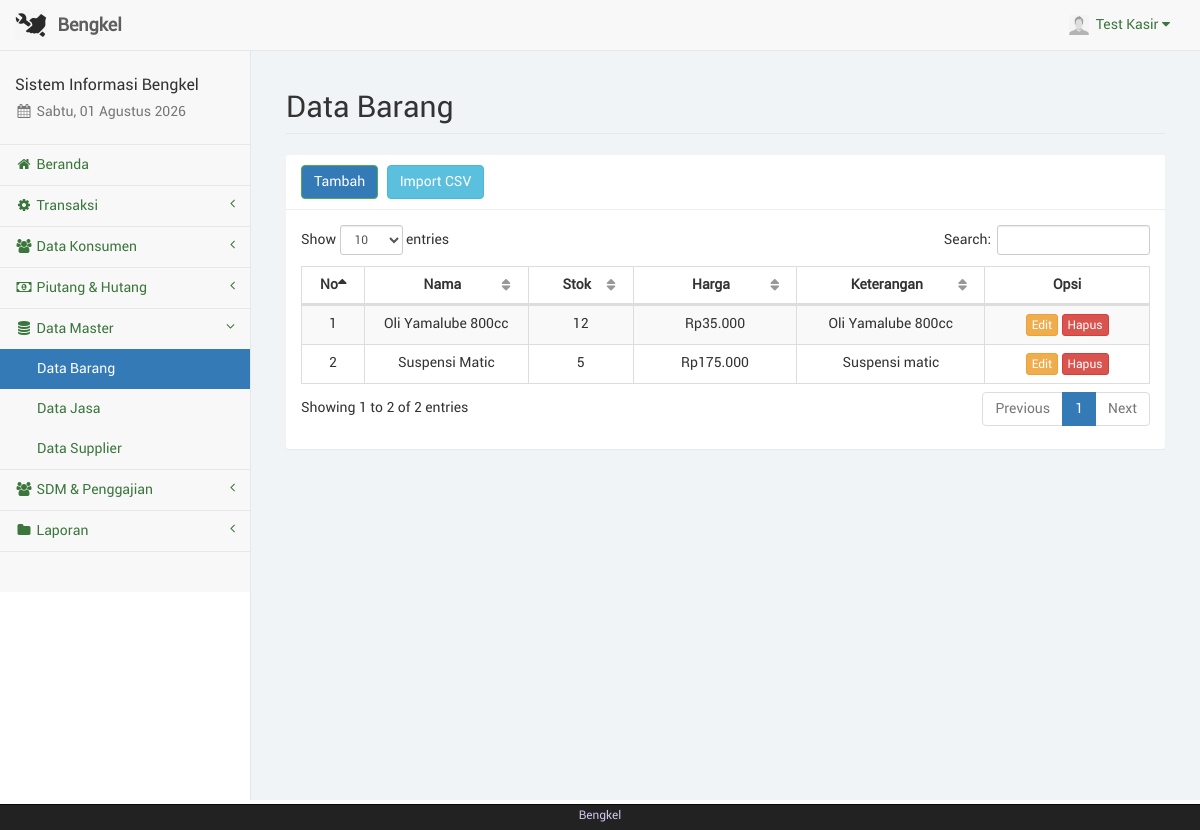
/kasir/barang.php (signed in), run on the app's committed database.
### tables this page shows
CREATE TABLE IF NOT EXISTS `kasir` (
  `id_kasir` int(11) NOT NULL,
  `nama_kasir` varchar(50) NOT NULL,
  `telp_kasir` varchar(20) NOT NULL,
  `user_kasir` varchar(50) NOT NULL,
  `pass_kasir` varchar(100) NOT NULL,
  `foto_kasir` text NOT NULL,
  `id_adm` int(11) NOT NULL
);

CREATE TABLE IF NOT EXISTS `barangjasa` (
  `id_brg` int(11) NOT NULL,
  `nama` varchar(100) NOT NULL,
  `jenis` varchar(20) NOT NULL,
  `stok` varchar(10) NOT NULL,
  `harga` varchar(20) NOT NULL,
  `keterangan` text NOT NULL,
  `id_adm` int(11) NOT NULL
);

### kasir/sess_check.php (called while the page is built, shortened)
<?php
	$chk_sess = isset($_SESSION['kasir']) ? (int)$_SESSION['kasir'] : 0;
	include("dist/config/koneksi.php");
	$sql_sess = "SELECT * FROM kasir WHERE id_kasir='$chk_sess'";
	$ress_sess = mysqli_query($conn, $sql_sess);
	$row_sess = mysqli_fetch_array($ress_sess);
	$sess_kasirname = $row_sess['nama_kasir'];
	$sess_kasirfoto = $row_sess['foto_kasir'];
?>

### kasir/dist/function/format_rupiah.php (called while the page is built, shortened)
<?php
	function format_rupiah($rp) {
		$jumlah = number_format($rp, 0, ",", ".");
		$rupiah = "Rp". $jumlah;
		return $rupiah;
	}
?>

### kasir/barang.php (the view, shortened to what this page needs)
<?php
	include("sess_check.php");
	$pagedesc = "Data Barang";
	include("layout_top.php");
	include("dist/function/format_rupiah.php");
?>
		<div id="page-wrapper">
            <div class="container-fluid">
                <div class="row">
                    <div class="col-lg-12">
                        <h1 class="page-header">Data Barang</h1>
                    </div>
                </div>
				<div class="row">
					<div class="col-lg-12"><?php include("layout_alert.php"); ?></div>
				</div>
				<div class="row">
					<div class="col-lg-12">
						<div class="panel panel-default">
							<div class="panel-heading">
								<a href="barang_tambah.php" class="btn btn-success">Tambah</a>
								<a href="barang_import.php" class="btn btn-info" style="margin-left:5px">Import CSV</a>
							</div>
							<div class="panel-body">
								<table class="table table-striped table-bordered table-hover" id="tabel-data">
									<thead>
										<tr>
											<th width="1%">No</th>
											<th width="10%">Nama</th>
											<th width="5%">Stok</th>
											<th width="10%">Harga</th>
											<th width="10%">Keterangan</th>
											<th width="10%">Opsi</th>
										</tr>
									</thead>
									<tbody>
										<?php
											$i = 1;
											$sql = "SELECT * FROM barangjasa WHERE jenis='barang' ORDER BY nama ASC";
											$ress = mysqli_query($conn, $sql);
											while($data = mysqli_fetch_array($ress)) {
												echo '<tr>';
												echo '<td class="text-center">'. $i .'</td>';
												echo '<td class="text-center">'. htmlspecialchars($data['nama']) .'</td>';
												echo '<td class="text-center">'. htmlspecialchars($data['stok']) .'</td>';
												echo '<td class="text-center">'. format_rupiah($data['harga']) .'</td>';
												echo '<td class="text-center">'. htmlspecialchars($data['keterangan']) .'</td>';
												echo '<td class="text-center">
													  <a href="barang_edit.php?brg='. $data['id_brg'] .'" class="btn btn-warning btn-xs">Edit</a>';?>
													  <a href="barang_hapus.php?brg=<?php echo $data['id_brg'];?>" onclick="return confirm('Apakah anda yakin akan menghapus <?php echo htmlspecialchars($data['nama']);?>?');" class="btn btn-danger btn-xs">Hapus</a></td>
												<?php
												echo '</tr>';
												$i++;
											}
										?>
									</tbody>
								</table>
							</div>
						</div>
					</div>
				</div>
            </div>
        </div>
<?php
		include("layout_bottom.php");
	?>

### kasir/layout_top.php (shortened to what this page needs)
<?php
	$haries = array("Sunday" => "Minggu", "Monday" => "Senin", "Tuesday" => "Selasa", "Wednesday" => "Rabu", "Thursday" => "Kamis", "Friday" => "Jum'at", "Saturday" => "Sabtu");
	$bulans = array("", "Januari", "Februari", "Maret", "April", "Mei", "Juni", "Juli", "Agustus", "September", "Oktober", "November", "Desember");
	$hari_ini = $haries[date("l")];
	$bulan_ini = $bulans[date("n")];
	$tanggal = date("d");
	$tahun = date("Y");
?>
<!DOCTYPE html>
<html lang="en">
<head>
	<link href="libs/bootstrap/dist/css/bootstrap.min.css" rel="stylesheet">
	<link href="libs/metisMenu/dist/metisMenu.min.css" rel="stylesheet">
    <link href="libs/datatables-plugins/integration/bootstrap/3/dataTables.bootstrap.css" rel="stylesheet">
    <link href="libs/datatables-responsive/css/dataTables.responsive.css" rel="stylesheet">
	<link href="dist/css/sb-admin-2.css" rel="stylesheet">
	<link href="dist/css/offline-font.css" rel="stylesheet">
	<link href="dist/css/custom.css" rel="stylesheet">
	<link href="libs/font-awesome/css/font-awesome.min.css" rel="stylesheet" type="text/css">
</head>
<body>
    <div id="wrapper">
        <nav class="navbar navbar-default navbar-static-top" role="navigation" style="margin-bottom: 0">
            <div class="navbar-header">
				<a class="navbar-brand hidden-xs" href="index.php">
					<img src="foto/logo.png" alt="brand" width="32" class="float-left image-brand">
					<div class="float-right">&nbsp;<strong>Bengkel</strong></div>
				</a>
			</div>
            <ul class="nav navbar-top-links navbar-right">
				<li class="dropdown dropdown-right">
					<a class="dropdown-toggle" data-toggle="dropdown" href="#">
						<img src="../foto/<?php echo $sess_kasirfoto;?>" width="20px" height="20px" padding="0px">&nbsp;&nbsp;<?php echo ucfirst($sess_kasirname); ?>&nbsp;<i class="fa fa-caret-down"></i>
					</a>
				</li>
			</ul>
            <div class="navbar-default sidebar" role="navigation">
                <div class="sidebar-nav navbar-collapse">
                    <ul class="nav" id="side-menu">
                        <li class="sidebar-search">
							<h4>Sistem Informasi Bengkel</h4>
							<h5 class="text-muted"><i class="fa fa-calendar fa-fw"></i>&nbsp;<?php echo $hari_ini.", ".$tanggal." ".$bulan_ini." ".$tahun ?></h5>
						</li>
						<?php
							if($pagedesc == "Beranda") {
								echo '<li><a href="index.php" class="active"><i class="fa fa-home fa-fw"></i>&nbsp;Beranda</a></li>';
							}
							else {
								echo '<li><a href="index.php"><i class="fa fa-home fa-fw"></i>&nbsp;Beranda</a></li>';
							}
							if(isset($menuparent) && $menuparent == "transaksi") {
								echo '<li class="active">';
							}
							else {
								echo '<li>';
							}
						?>
							<a href="#"><i class="fa fa-gear fa-fw"></i>&nbsp;Transaksi<span class="fa arrow"></span></a>
						</li>
						<?php
							if(isset($menuparent) && $menuparent == "konsumen") {
								echo '<li class="active">';
							}
							else {
								echo '<li>';
							}
						?>
							<a href="#"><i class="fa fa-group fa-fw"></i>&nbsp;Data Konsumen<span class="fa arrow"></span></a>
						</li>
						<?php
							if(isset($menuparent) && $menuparent == "piutang") {
								echo '<li class="active">';
							}
							else {
								echo '<li>';
							}
						?>
							<a href="#"><i class="fa fa-money fa-fw"></i>&nbsp;Piutang & Hutang<span class="fa arrow"></span></a>
						</li>
						<?php
							if(isset($menuparent) && $menuparent == "barang") {
								echo '<li class="active">';
							}
							else {
								echo '<li>';
							}
						?>
							<a href="#"><i class="fa fa-database fa-fw"></i>&nbsp;Data Master<span class="fa arrow"></span></a>
							<ul class="nav nav-second-level">
								<?php
									if($pagedesc == "Data Barang") {
										echo '<li><a href="barang.php" class="active">Data Barang</a></li>';
									}
									else {
										echo '<li><a href="barang.php">Data Barang</a></li>';
									}
									if($pagedesc == "Data Jasa") {
										echo '<li><a href="jasa.php" class="active">Data Jasa</a></li>';
									}
									else {
										echo '<li><a href="jasa.php">Data Jasa</a></li>';
									}
									if($pagedesc == "Data Supplier") {
										echo '<li><a href="supplier.php" class="active">Data Supplier</a></li>';
									}
									else {
										echo '<li><a href="supplier.php">Data Supplier</a></li>';
									}
								?>
							</ul>
						</li>
						<?php
							if(isset($menuparent) && $menuparent == "sdm") {
								echo '<li class="active">';
							}
							else {
								echo '<li>';
							}
						?>
							<a href="#"><i class="fa fa-users fa-fw"></i>&nbsp;SDM & Penggajian<span class="fa arrow"></span></a>
						</li>
						<?php
							if(isset($menuparent) && $menuparent == "laporan") {
								echo '<li class="active">';
							}
							else {
								echo '<li>';
							}
						?>
							<a href="#"><i class="fa fa-folder fa-fw"></i>&nbsp;Laporan<span class="fa arrow"></span></a>
						</li>
		                </ul>
                 </div>
             </div>
         </nav>

### data on the page
kasir: foto_kasir (picture), nama_kasir "Test Kasir"
barangjasa: nama "Oli Yamalube 800cc", stok "12", harga "Rp35.000", keterangan "Oli Yamalube 800cc"
barangjasa: nama "Suspensi Matic", stok "5", harga "Rp175.000", keterangan "Suspensi matic"
